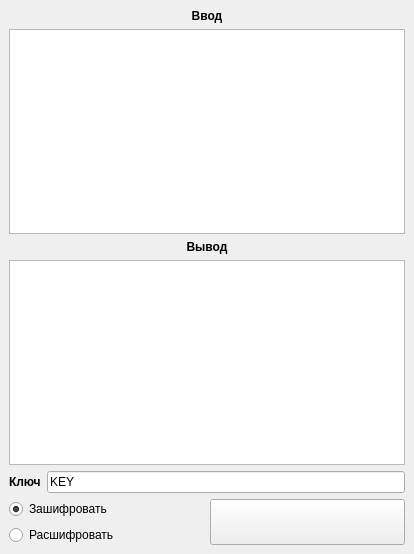
<?xml version="1.0" encoding="UTF-8"?>
<ui version="4.0">
 <class>MainWindow</class>
 <widget class="QMainWindow" name="MainWindow">
  <property name="geometry">
   <rect>
    <x>0</x>
    <y>0</y>
    <width>414</width>
    <height>554</height>
   </rect>
  </property>
  <property name="windowTitle">
   <string>Шифр Виженера</string>
  </property>
  <widget class="QWidget" name="centralwidget">
   <layout class="QVBoxLayout" name="verticalLayout_4">
    <item>
     <layout class="QVBoxLayout" name="verticalLayout_3">
      <item>
       <widget class="QLabel" name="label_in">
        <property name="font">
         <font>
          <bold>true</bold>
         </font>
        </property>
        <property name="text">
         <string>Ввод</string>
        </property>
        <property name="alignment">
         <set>Qt::AlignCenter</set>
        </property>
       </widget>
      </item>
      <item>
       <widget class="QPlainTextEdit" name="plainTextEdit_in"/>
      </item>
     </layout>
    </item>
    <item>
     <layout class="QVBoxLayout" name="verticalLayout_2">
      <item>
       <widget class="QLabel" name="label_out">
        <property name="font">
         <font>
          <bold>true</bold>
         </font>
        </property>
        <property name="text">
         <string>Вывод</string>
        </property>
        <property name="alignment">
         <set>Qt::AlignCenter</set>
        </property>
       </widget>
      </item>
      <item>
       <widget class="QPlainTextEdit" name="plainTextEdit_out">
        <property name="readOnly">
         <bool>true</bool>
        </property>
       </widget>
      </item>
     </layout>
    </item>
    <item>
     <layout class="QHBoxLayout" name="horizontalLayout_2">
      <item>
       <widget class="QLabel" name="label_key">
        <property name="font">
         <font>
          <bold>true</bold>
         </font>
        </property>
        <property name="text">
         <string>Ключ</string>
        </property>
       </widget>
      </item>
      <item>
       <widget class="QLineEdit" name="lineEdit_key">
        <property name="text">
         <string>KEY</string>
        </property>
       </widget>
      </item>
     </layout>
    </item>
    <item>
     <layout class="QHBoxLayout" name="horizontalLayout">
      <item>
       <layout class="QVBoxLayout" name="verticalLayout">
        <item>
         <widget class="QRadioButton" name="radioButton_encrypt">
          <property name="text">
           <string>Зашифровать</string>
          </property>
          <property name="checked">
           <bool>true</bool>
          </property>
         </widget>
        </item>
        <item>
         <widget class="QRadioButton" name="radioButton_decrypt">
          <property name="text">
           <string>Расшифровать</string>
          </property>
         </widget>
        </item>
       </layout>
      </item>
      <item>
       <widget class="QPushButton" name="pushButton">
        <property name="sizePolicy">
         <sizepolicy hsizetype="Minimum" vsizetype="Minimum">
          <horstretch>0</horstretch>
          <verstretch>0</verstretch>
         </sizepolicy>
        </property>
        <property name="text">
         <string/>
        </property>
       </widget>
      </item>
     </layout>
    </item>
   </layout>
  </widget>
 </widget>
 <resources/>
 <connections/>
</ui>
